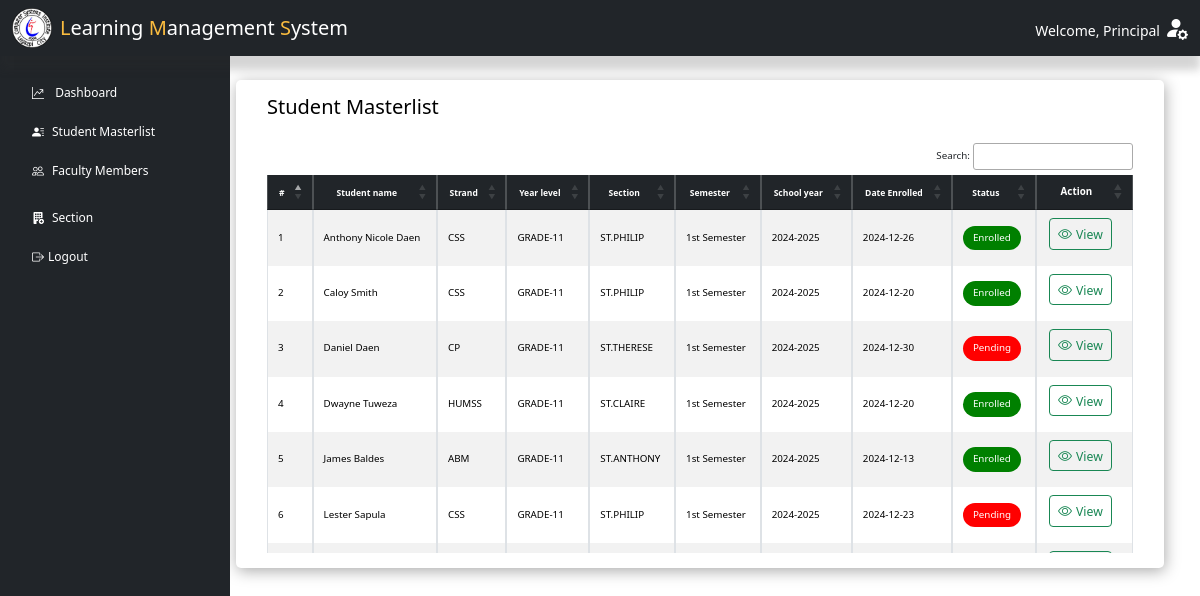
Page /principal/index.php?page=masterlist (signed in) on the committed database.
### tables this page shows
CREATE TABLE `enroll` (
  `stu_lrn` varchar(12) NOT NULL COMMENT 'STUDENT LRN',
  `section_code` varchar(50) NOT NULL COMMENT 'SECTION NAME',
  `semester` varchar(50) NOT NULL COMMENT 'set semester',
  `school_year` varchar(30) NOT NULL COMMENT 'set school year',
  `date_enroll` date DEFAULT NULL,
  `enroll_status` varchar(30) NOT NULL,
  `current_school` varchar(70) NOT NULL,
  `school_id` mediumint UNSIGNED DEFAULT NULL,
  `school_address` varchar(100) NOT NULL,
  `school_type` varchar(30) NOT NULL,
  `requirements_submit` varchar(100) DEFAULT NULL
);

CREATE TABLE `strand` (
  `strand_code` varchar(50) NOT NULL,
  `strand_name` varchar(30) DEFAULT NULL,
  `strand_desc` varchar(100) DEFAULT NULL
);

CREATE TABLE `section` (
  `section_code` varchar(50) NOT NULL,
  `strand_code` varchar(50) DEFAULT NULL,
  `grade_lvl` varchar(30) NOT NULL,
  `section_name` varchar(20) NOT NULL,
  `teacher_id` varchar(50) NOT NULL,
  `date_created` date NOT NULL
);

### principal/masterlist.php (the view, shortened to what the rows shown need)
<?php
include "../includes/dbh-inc.php";
?>
<main class="col-md-9 ms-sm-auto col-lg-10 px-md-4">
    <div class="container">
        <div class="row">
            <div class="col-12">
                <div class="data-table">
                    <div class="table-responsive small ms-3 me-3">
                        <table id="example" class="table table-bordered table-striped table-sm align-middle">
                            <thead class="table-dark text-light">
                                <tr>
                                    <th scope="col" class="small text-center">#</th>
                                    <th scope="col" class="small text-center">Student name</th>
                                    <th scope="col" class="small text-center">Strand</th>
                                    <th scope="col" class="small text-center">Year level</th>
                                    <th scope="col" class="small text-center">Section</th>
                                    <th scope="col" class="small text-center">Semester</th>
                                    <th scope="col" class="small text-center">School year</th>
                                    <th scope="col" class="small text-center">Date Enrolled</th>
                                    <th scope="col" class="small text-center">Status</th>
                                    <th scope="col" class="text-center">Action</th>
                                </tr>
                            </thead>
                            <tbody>
                                <?php
                                $mySQLFunction->connection();
                                $result = $mySQLFunction->getEnroll();
                                if (!empty($result)) {
                                    $count = 1;
                                    foreach ($result as $row) {
                                        $submittedRequirements = isset($row['requirements_submit']) && !empty($row['requirements_submit'])
                                            ? explode(', ', $row['requirements_submit'])
                                            : [];
                                        $statusStyle = $row["enroll_status"] !== "Enrolled"
                                            ? 'background-color: red; color: white; padding: 5px 10px; border-radius: 15px; display: inline-block;'
                                            : 'background-color: green; color: white; padding: 5px 10px; border-radius: 15px; display: inline-block;';
                                        echo '<tr>';
                                        echo '<td>' . $count . '</td>';
                                        echo '<td>' . ucwords(strtolower($row["student"])) . '</td>';
                                        echo '<td>' . $row["strand_name"] . '</td>';
                                        echo '<td>' . $row["grade_lvl"] . '</td>';
                                        echo '<td>' . $row["section_name"] . '</td>';
                                        echo '<td>' . $row["enroll_semester"] . '</td>';
                                        echo '<td>' . $row["sy"] . '</td>';
                                        echo '<td>' . $row["date_enroll"] . '</td>';
                                        echo '<td><span style="' . $statusStyle . '">' . ucwords(strtolower($row["enroll_status"])) . '</span></td>';
                                        echo '
                                        <td class="d-flex justify-content-center pt-2 pb-3 ">
                                            <button class="btn btn-sm btn-outline-success me-2  " data-bs-toggle="modal" data-bs-target="#view_enrolled' . $row['stu_lrn'] . '">
                                                <i class="bi bi-eye me-1"></i><small>View</small>
                                            </button>
                                        </td>
                                            ';
                                        echo '</tr>';
                                        $count++;
                                        echo '
                                                                                <div class="modal fade" id="view_enrolled' . htmlspecialchars($row['stu_lrn']) . '" tabindex="-1" aria-labelledby="studentModal" aria-hidden="true">
                                                                                                            <div class="text-success fw-bold">LRN: ' . htmlspecialchars($row['stu_lrn']) . '</div>
                                                                                                ' . htmlspecialchars($row['']) . '
                                                                                                    <input type="hidden" name="lrnID" value="' . htmlspecialchars($row['stu_lrn']) . '">
                                                                                                                <label for="firstName' . htmlspecialchars($row['stu_lrn']) . '" class="form-label">Full name</label>
                                                                                                                ' . htmlspecialchars(ucwords(strtolower($row['']))) . '
                                                                                                                <input type="text" class="form-control" value="' . htmlspecialchars($row['stu_address']) . '" readonly disabled>
                                                                                                                <label for="contactNumber' . htmlspecialchars($row['stu_lrn']) . '" class="form-label">Contact</label>
                                                                                                                    ' . htmlspecialchars($row['']) . '
                                                                                                                <label for="gender' . htmlspecialchars($row['stu_lrn']) . '" class="form-label">Gender</label>
                                                                                                                ' . htmlspecialchars($row['']) . '' . htmlspecialchars($row['']) . '
                                                                                                                <label for="email' . htmlspecialchars($row['stu_lrn']) . '" class="form-label">Email</label>
                                                                                                                ' . htmlspecialchars($row['']) . '
                                                                                                                <input type="text" class="form-control"   value="' . htmlspecialchars($row['stu_pob']) . '" readonly disabled>
                                                                                                            <label for="dob' . htmlspecialchars($row['stu_lrn']) . '" class="form-label">Date of Birth</label>
                                                                                                                ' . htmlspecialchars($row['']) . '' . htmlspecialchars($row['']) . '
                                                                                                                    <input type="text" class="form-control" value="' .  ucwords(strtolower($row['father_name'])) . '" readonly disabled>
                                                                                                                <input type="text" class="form-control"   value="' .  ucwords(strtolower($row['mother_name'])) . '" readonly disabled>
                                                                                                                <label for="contactNumber' . htmlspecialchars($row['stu_lrn']) . '" class="form-label">Contact</label>
                                                                                                                    <input type="text" class="form-control"  value="' . htmlspecialchars($row['parent_contact']) . '" readonly disabled>
                                                                                                                    <input type="text" class="form-control" value="' . htmlspecialchars($row['section_name']) . '" readonly disabled>
                                                                                                                <input type="text" class="form-control"   value="' . htmlspecialchars($row['grade_lvl']) . '" readonly disabled>
                                                                                                                    <input type="text" class="form-control" value="' .  ucwords(strtolower($row['strand_desc'])) . '" readonly disabled>
                                                                                                                <input type="text" class="form-control"   value=" ' .  ucwords(strtolower($row['adviser'])) . '" readonly disabled>
                                                                                                                        ' . (in_array("", $submittedRequirements) ? '' : '') . '
                                                                                                                        ' . (in_array("", $submittedRequirements) ? '' : '') . '
                                                                                                                        ' . (in_array("", $submittedRequirements) ? '' : '') . '
                                                                                                                        ' . (in_array("", $submittedRequirements) ? '' : '') . '
                                                                                                                        ' . (in_array("", $submittedRequirements) ? '' : '') . '
                                                                                                                        ' . (in_array("", $submittedRequirements) ? '' : '') . '
                                                                                                                        ' . (in_array("", $submittedRequirements) ? '' : '') . '
                                                                                                                        ' . (in_array("", $submittedRequirements) ? '' : '') . '
                                                                                                                        ' . (in_array("", $submittedRequirements) ? '' : '') . '
                                                                                                                        ' . (in_array("", $submittedRequirements) ? '' : '') . '
                                                                                    </div>
                                                                                </div>
                                                                                ';
                                    }
                                } else {
                                    echo '<tr>
                                <td colspan="10" class="text-center ">Enrolled students not found.<br>
                                </td>
                              </tr>';
                                }
                                ?>
</main>

### rows in the picture
enroll: student "Anthony Nicole Daen", strand.strand_name "CSS", section_code.grade_lvl "GRADE-11", section_code.section_name "ST.PHILIP", semester "1st Semester", school_year "2024-2025", date_enroll "2024-12-26", enroll_status "Enrolled"
enroll: student "Caloy Smith", strand.strand_name "CSS", section_code.grade_lvl "GRADE-11", section_code.section_name "ST.PHILIP", semester "1st Semester", school_year "2024-2025", date_enroll "2024-12-20", enroll_status "Enrolled"
enroll: student "Daniel Daen", strand.strand_name "CP", section_code.grade_lvl "GRADE-11", section_code.section_name "ST.THERESE", semester "1st Semester", school_year "2024-2025", date_enroll "2024-12-30", enroll_status "Pending"
enroll: student "Dwayne Tuweza", strand.strand_name "HUMSS", section_code.grade_lvl "GRADE-11", section_code.section_name "ST.CLAIRE", semester "1st Semester", school_year "2024-2025", date_enroll "2024-12-20", enroll_status "Enrolled"
enroll: student "James Baldes", strand.strand_name "ABM", section_code.grade_lvl "GRADE-11", section_code.section_name "ST.ANTHONY", semester "1st Semester", school_year "2024-2025", date_enroll "2024-12-13", enroll_status "Enrolled"
enroll: student "Lester Sapula", strand.strand_name "CSS", section_code.grade_lvl "GRADE-11", section_code.section_name "ST.PHILIP", semester "1st Semester", school_year "2024-2025", date_enroll "2024-12-23", enroll_status "Pending"

### other values in the picture
$_SESSION["user_role"] "Principal"
